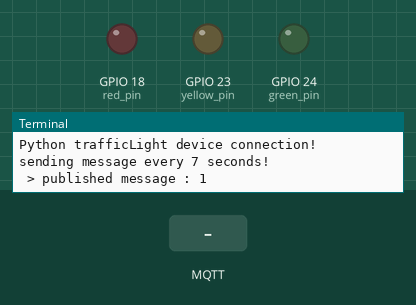
The program below on a simulated Raspberry Pi (BCM pin numbers). On the bench: output pins drawn as LEDs (lit = HIGH), the last lines printed to the terminal. The inputs (shaded band) are chosen by the test bench. No MQTT or app messages arrive unless stated; threads take turns every 2 ms.

Above: at 1.3 s.
1.4 s: MQTT message "r" arrives on the first subscribed topic
At 2.0 s:
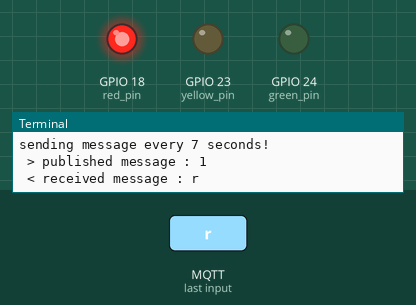
2.9 s: MQTT message "y" arrives on the first subscribed topic
At 4.1 s:
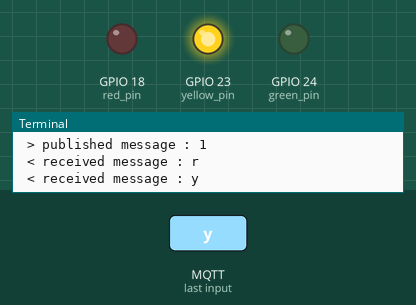
4.4 s: MQTT message "g" arrives on the first subscribed topic
At 5.5 s:
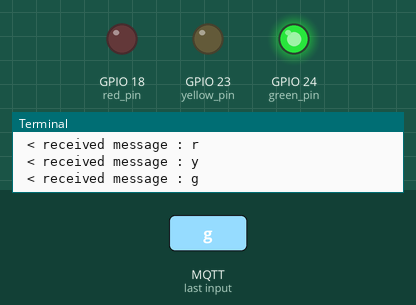
Timing chart, 0 to 7.4 s (numbered marks = the images above; inputs shaded):
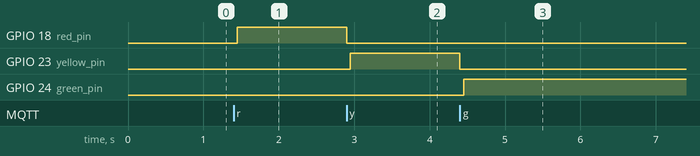

The program:

trafficLight.py
```python
import paho.mqtt.client as mqtt
import time
import signal
import os
import RPi.GPIO as GPIO
import threading
import sys
import multiprocessing as mp

'''
mqtt 받아서 신호등 켜기
1. mqtt client connect
2. GPIO setup
'''

task_queue = mp.Queue()
red_pin = 18
yellow_pin = 23
green_pin = 24

event_signal = threading.Event()
event_signal.clear()

# sys.argv[1] : Broker IP Address
# sys.argv[2] : MQTT Connection Topic
if len(sys.argv) == 1:
    broker_Address = '210.119.12.96'
    topic = 'TRAFFICLIGHT/TEST/'
elif len(sys.argv) != 3:
    print('Usage : python {0} [Broker IP] [Topic]'.format(sys.argv[0]))
    sys.exit()
else:
    broker_Address = sys.argv[1]
    topic = sys.argv[2]

def init_signal():
    GPIO.output(red_pin, False)
    GPIO.output(yellow_pin, False)
    GPIO.output(green_pin, False)
    time.sleep(0.05)

def set_signal(signal):
    init_signal()
    GPIO.output(signal, True)
    time.sleep(0.1)

def red_signal():
    set_signal(red_pin)

def yellow_signal():
    set_signal(yellow_pin)

def green_signal():
    set_signal(green_pin)

def start_signal():
    while(1):
        init_signal()
        # loop escape flag check
        if event_signal.is_set():
            event_signal.clear()
            break
        set_signal(red_pin)
        time.sleep(5)
        set_signal(green_pin)
        time.sleep(5)
        set_signal(yellow_pin)
        time.sleep(1)

def on_message(client, userdata, message):
    payload = message.payload.decode("utf-8")
    print(' < received message : ' + payload)
    if payload == 'r':
        red_signal()
    elif payload == 'y':
        yellow_signal()
    elif payload == 'g':
        green_signal()
    elif payload == 's':
        start_signal_thread = threading.Thread(target=start_signal)
        start_signal_thread.daemon = True
        start_signal_thread.start()
    elif payload == 't':
        event_signal.set()

def send_message():
    print('sending message every 7 seconds!')
    publish(topic, "message from client every 7 seconds!")

def publish(topic, message, wait_for_ack = False):
    Qos = 2 if wait_for_ack else 0
    message_info = client.publish(topic, message, Qos)
    if wait_for_ack:
        print(' > awaiting ACK for {}'.format(message_info.mid))
        message_info.wait_for_publish()
        print(' < received ACK for {}'.format(message_info.mid))

def on_publish(client, userdata, mid):
    print(' > published message : {}'.format(mid))

def device_loop():
    while True:
        task_queue.put(send_message)
        time.sleep(7)


def GPIO_Setup():
    GPIO.setmode(GPIO.BCM)
    GPIO.setup(red_pin, GPIO.OUT)
    GPIO.setup(yellow_pin, GPIO.OUT)
    GPIO.setup(green_pin, GPIO.OUT)

client = mqtt.Client("Client1")
client.on_message = on_message
client.on_publish = on_publish

client.connect(broker_Address)
client.loop_start()
publish(topic, 'Python trafficLight device connection!', wait_for_ack = True)
print('Python trafficLight device connection!')

client.subscribe(topic)

device_loop_thread = threading.Thread(target=device_loop)
device_loop_thread.daemon = True
device_loop_thread.start()

try:
    GPIO_Setup()
    while True:
        task = task_queue.get()
        task()
except (KeyboardInterrupt, SystemExit):
    print('Received keyboard interrupt, quitting...')
    GPIO.cleanup()
    exit(0)
```

Measured:
- after the input at 1.4 s, GPIO 18 (red_pin): LOW → HIGH after 0.05 s
- after the input at 2.9 s, GPIO 18 (red_pin): HIGH → LOW at once; GPIO 23 (yellow_pin): LOW → HIGH after 0.05 s
- after the input at 4.4 s, GPIO 23 (yellow_pin): HIGH → LOW at once; GPIO 24 (green_pin): LOW → HIGH after 0.05 s
